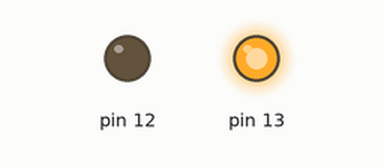
A sketch run on a simulated Arduino Uno, built with avr-gcc and run on an emulated ATmega328P. Parts: output pins drawn as LEDs (lit = HIGH).

Above: at 1.0 s.
At 3.0 s:
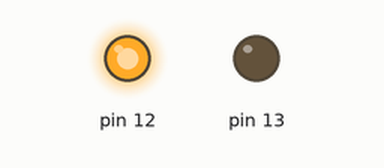
Timing chart, 0 to 5.2 s (numbered marks = the images above):
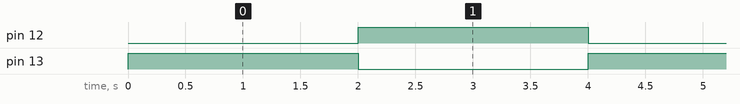

Measured:
- by itself, pin 12, pin 13: alternates HIGH for 2.0 s and LOW for 2.0 s
- by itself, everything shown: repeats every 4.0 s, in 3 steps

The sketch:

LedBlink.ino
```cpp
void setup() {
  // initialize digital pin LED_BUILTIN as an output.
  pinMode(13, OUTPUT);
  pinMode(12, OUTPUT);
}

// the loop function runs over and over again forever
void loop() {
  digitalWrite(13, HIGH);
  delay(2000);
  digitalWrite(12, HIGH);
  digitalWrite(13, LOW);
  delay(2000);
  digitalWrite(12 ,LOW);
}
```
